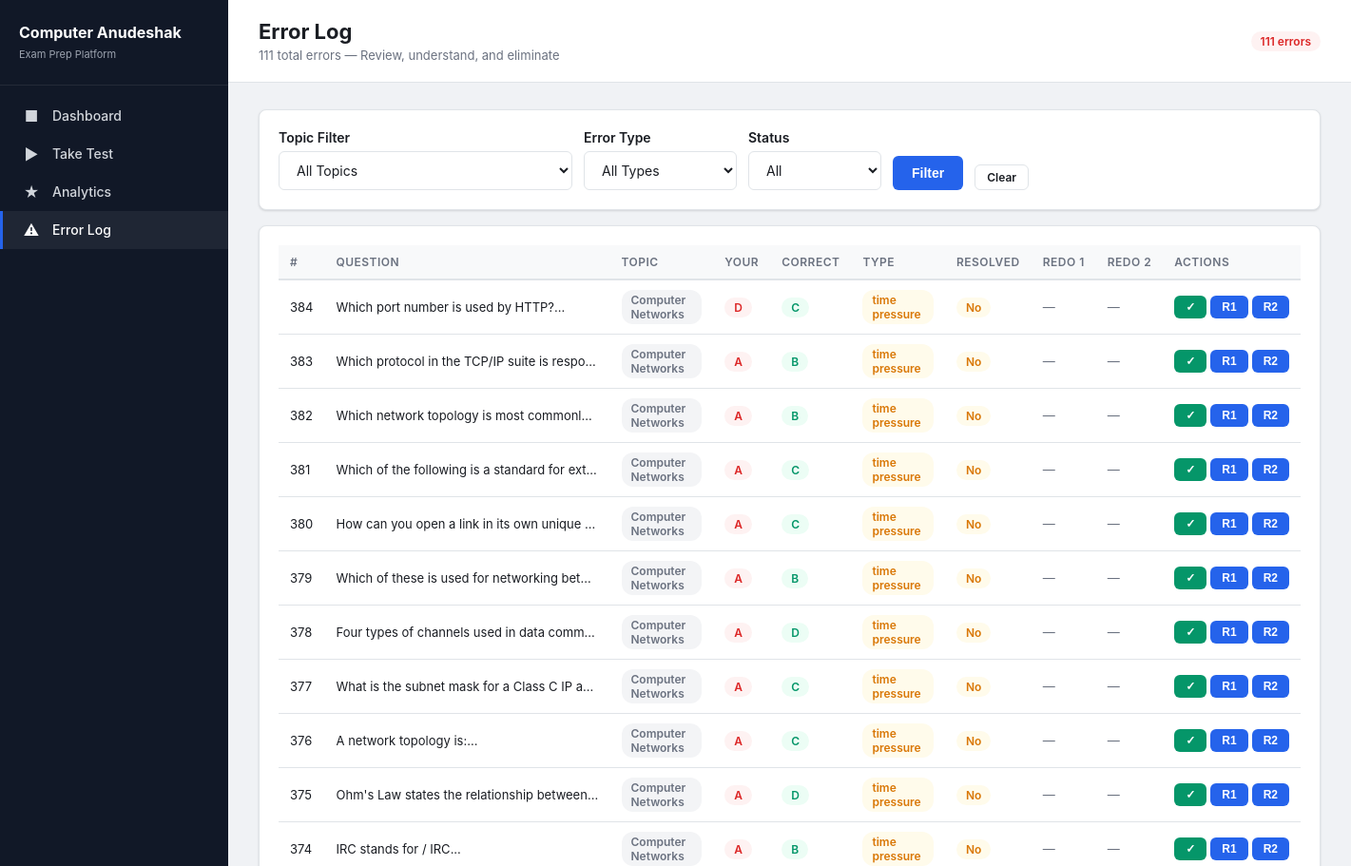
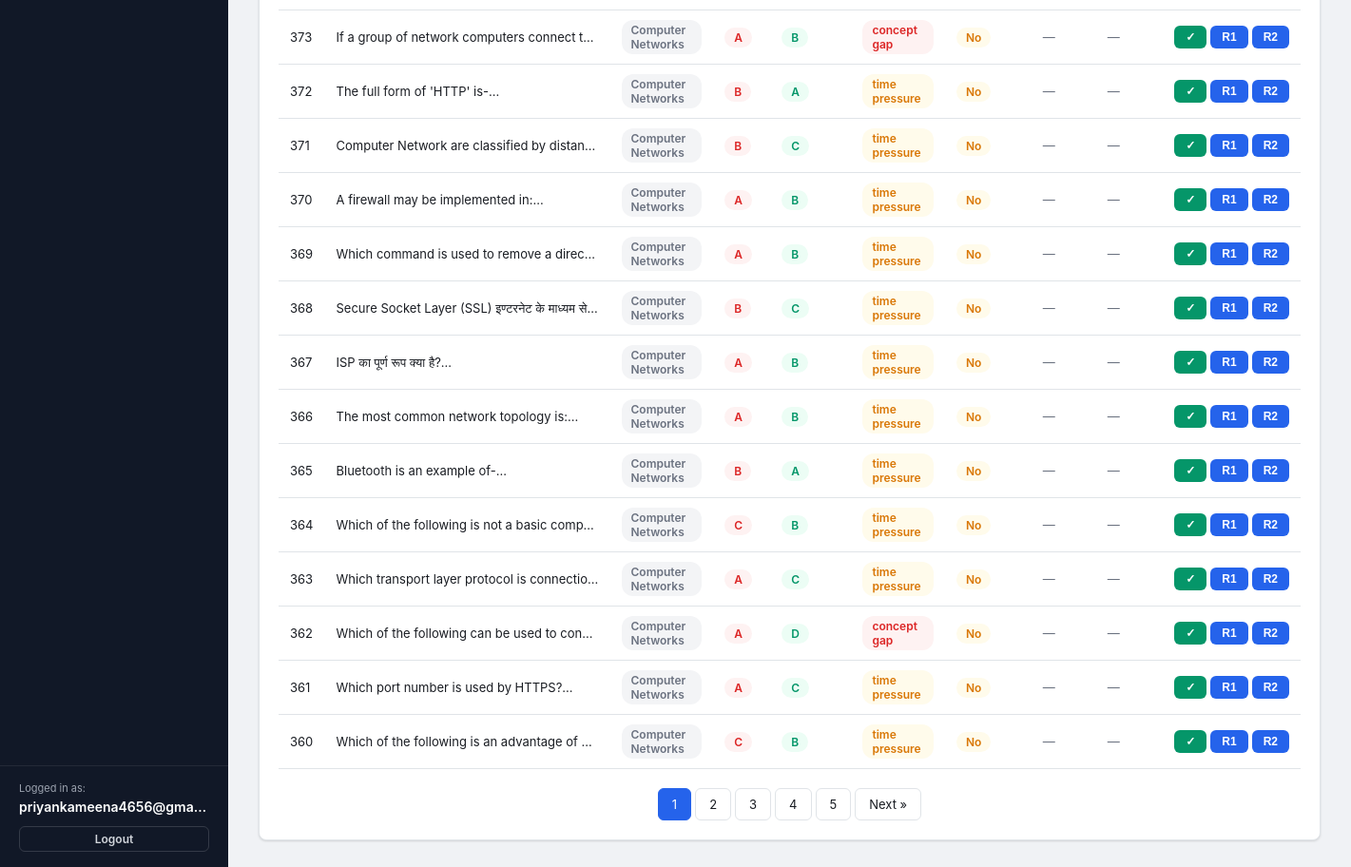
/errorlog (signed in), run on the app's committed database (2 pictures, top to bottom).
### tables this page shows
CREATE TABLE error_log (
            id INTEGER PRIMARY KEY AUTOINCREMENT,
            test_id INTEGER REFERENCES mock_tests(id),
            question_id INTEGER, topic_id INTEGER REFERENCES topics(id),
            selected_option TEXT, correct_option TEXT, error_type TEXT,
            root_cause TEXT, resolved INTEGER DEFAULT 0, created_at TEXT,
            redo_1_score REAL, redo_2_score REAL
        );

CREATE TABLE questions (
            id INTEGER PRIMARY KEY AUTOINCREMENT,
            topic_id INTEGER REFERENCES topics(id),
            question_text TEXT, option_a TEXT, option_b TEXT, option_c TEXT, option_d TEXT,
            correct_option TEXT, explanation TEXT, difficulty TEXT DEFAULT 'medium',
            source TEXT, language TEXT DEFAULT 'bilingual'
        );

CREATE TABLE topics (
            id INTEGER PRIMARY KEY, name TEXT UNIQUE, subject TEXT, paper TEXT, weightage INTEGER DEFAULT 5
        );

### app.py (the view)
@app.route('/errorlog')
def error_log_view():
    db = get_db()
    page = request.args.get('page', 1, type=int)
    per_page = 25
    offset = (page - 1) * per_page
    topic_filter = request.args.get('topic')
    type_filter = request.args.get('type')
    resolved_filter = request.args.get('resolved', 'all')
    query = 'SELECT el.*, t.name as topic_name, q.question_text FROM error_log el JOIN topics t ON el.topic_id = t.id JOIN questions q ON el.question_id = q.id JOIN mock_tests mt ON el.test_id = mt.id WHERE mt.user_id = ?'
    params = [session['user_id']]
    if topic_filter:
        query += ' AND el.topic_id=?'; params.append(topic_filter)
    if type_filter:
        query += ' AND el.error_type=?'; params.append(type_filter)
    if resolved_filter == 'yes':
        query += ' AND el.resolved=1'
    elif resolved_filter == 'no':
        query += ' AND el.resolved=0'
    total = db.execute(query.replace('SELECT el.*, t.name as topic_name, q.question_text', 'SELECT COUNT(*)'), params).fetchone()[0]
    errors = db.execute(query + ' ORDER BY el.created_at DESC LIMIT ? OFFSET ?', params + [per_page, offset]).fetchall()
    topics = db.execute('SELECT * FROM topics ORDER BY name').fetchall()
    return render_template('errorlog.html', errors=errors, topics=topics,
        total=total, page=page, per_page=per_page,
        topic_filter=topic_filter, type_filter=type_filter, resolved_filter=resolved_filter)

### app.py (called while the page is built)
def get_db():
    if 'db' not in g:
        g.db = sqlite3.connect(DB_PATH)
        g.db.row_factory = sqlite3.Row
        g.db.execute("PRAGMA journal_mode=WAL")
        g.db.execute("PRAGMA foreign_keys=ON")
    return g.db

@app.before_request
def require_login():
    allowed = ['login', 'register', 'static', None]
    if request.endpoint not in allowed and 'user_id' not in session:
        return redirect(url_for('login'))

### templates/errorlog.html (shortened to what this page needs)
<!DOCTYPE html>
<html lang="en">
<head>
  <link rel="stylesheet" href="/static/style.css">
</head>
<body>
  <aside class="sidebar">
    <div class="sidebar-brand">
      <h1>Computer Anudeshak</h1>
      <span>Exam Prep Platform</span>
    </div>
    <nav class="sidebar-nav">
      <a href="/"><span class="icon">&#9632;</span> Dashboard</a>
      <a href="/test/setup"><span class="icon">&#9654;</span> Take Test</a>
      <a href="/analytics"><span class="icon">&#9733;</span> Analytics</a>
      <a href="/errorlog" class="active"><span class="icon">&#9888;</span> Error Log</a>
    </nav>
    <div class="sidebar-footer" style="padding: 16px 20px; border-top: 1px solid rgba(255,255,255,0.08); margin-top: auto;">
      <div style="font-size: 11px; color: #9ca3af; margin-bottom: 4px;">Logged in as:</div>
      <div style="font-weight: 600; color: #fff; font-size: 14px; margin-bottom: 12px; overflow: hidden; text-overflow: ellipsis; white-space: nowrap;">{{ session['username'] }}</div>
      <a href="/logout" class="btn btn-outline btn-sm" style="display: flex; justify-content: center; width: 100%; border-color: rgba(255,255,255,0.15); color: #d1d5db; background: transparent;">Logout</a>
    </div>
  </aside>
  <div class="main">
    <div class="page-header">
      <div class="flex-between">
        <div>
          <h2>Error Log</h2>
          <p>{{ total }} total errors — Review, understand, and eliminate</p>
        </div>
        <span class="badge {{ 'badge-success' if total == 0 else 'badge-danger' }}">{{ total }} errors</span>
      </div>
    </div>
    <div class="content">
      <div class="card mb-4">
        <div class="card-body">
          <form method="GET" action="/errorlog" style="display:flex;gap:12px;align-items:flex-end;flex-wrap:wrap">
            <div class="form-group" style="margin-bottom:0;min-width:200px">
              <label>Topic Filter</label>
              <select name="topic">
                <option value="">All Topics</option>
              </select>
            </div>
            <div class="form-group" style="margin-bottom:0;min-width:160px">
              <label>Error Type</label>
              <select name="type">
                <option value="">All Types</option>
              </select>
            </div>
            <div class="form-group" style="margin-bottom:0;min-width:140px">
              <label>Status</label>
              <select name="resolved">
                <option value="all" {{ 'selected' if resolved_filter == 'all' }}>All</option>
              </select>
            </div>
            <button type="submit" class="btn btn-primary">Filter</button>
            <a href="/errorlog" class="btn btn-outline btn-sm">Clear</a>
          </form>
        </div>
      </div>
      <div class="card">
        <div class="card-body">
          {% if errors %}
            <div class="table-wrap">
              <table>
                <thead>
                  <tr>
                    <th>#</th>
                    <th>Question</th>
                    <th>Topic</th>
                    <th>Your</th>
                    <th>Correct</th>
                    <th>Type</th>
                    <th>Resolved</th>
                    <th>Redo 1</th>
                    <th>Redo 2</th>
                    <th>Actions</th>
                  </tr>
                </thead>
                <tbody>
                  {% for e in errors %}
                  <tr>
                    <td>{{ e.id }}</td>
                    <td style="max-width:300px">
                      <div class="truncate" title="{{ e.question_text }}">{{ e.question_text[:100] }}...</div>
                    </td>
                    <td><span class="badge badge-muted">{{ e.topic_name }}</span></td>
                    <td><span class="badge badge-danger">{{ e.selected_option }}</span></td>
                    <td><span class="badge badge-success">{{ e.correct_option }}</span></td>
                    <td>
                      <span class="badge {{ 'badge-danger' if e.error_type == 'concept_gap' else 'badge-warning' if e.error_type == 'time_pressure' else 'badge-muted' }}">
                        {{ e.error_type|replace('_', ' ') if e.error_type else 'unknown' }}
                      </span>
                    </td>
                    <td>
                      {% if e.resolved %}
                        <span class="badge badge-success">Yes</span>
                        {% if e.root_cause %}<div style="font-size:11px;color:var(--text-muted)">{{ e.root_cause[:30] }}</div>{% endif %}
                      {% else %}
                        <span class="badge badge-warning">No</span>
                      {% endif %}
                    </td>
                    <td>
                      {% if e.redo_1_score is not none %}
                        <span class="badge {{ 'badge-success' if e.redo_1_score >= 0.5 else 'badge-danger' }}">
                          {{ "%.0f"|format(e.redo_1_score * 100) }}%
                        </span>
                      {% else %}
                        <span class="text-muted">—</span>
                      {% endif %}
                    </td>
                    <td>
                      {% if e.redo_2_score is not none %}
                        <span class="badge {{ 'badge-success' if e.redo_2_score >= 0.5 else 'badge-danger' }}">
                          {{ "%.0f"|format(e.redo_2_score * 100) }}%
                        </span>
                      {% else %}
                        <span class="text-muted">—</span>
                      {% endif %}
                    </td>
                    <td>
                      <div style="display:flex;gap:4px">
                        {% if not e.resolved %}
                        <button class="btn btn-sm btn-success btn-resolve" data-id="{{ e.id }}" title="Mark Resolved">&#10003;</button>
                        {% endif %}
                        <button class="btn btn-sm btn-primary btn-redo" data-id="{{ e.id }}" data-attempt="1" title="Record 1st Redo">R1</button>
                        <button class="btn btn-sm btn-primary btn-redo" data-id="{{ e.id }}" data-attempt="2" title="Record 2nd Redo">R2</button>
                      </div>
                    </td>
                  </tr>
                  {% endfor %}
                </tbody>
              </table>
            </div>
            {% set total_pages = ((total / per_page)|round(0, 'ceil')|int) %}
            {% if total_pages > 1 %}
            <div class="pagination">
              {% for p in range(1, total_pages + 1) %}
                {% if p == page %}
                  <span class="current">{{ p }}</span>
                {% elif p <= 3 or p > total_pages - 3 or (p >= page - 2 and p <= page + 2) %}
                  <a href="?page={{ p }}&topic={{ topic_filter or '' }}&type={{ type_filter or '' }}&resolved={{ resolved_filter }}">{{ p }}</a>
                {% elif p == 4 or p == total_pages - 3 %}
                  <span>...</span>
                {% endif %}
              {% endfor %}
              {% if page < total_pages %}
                <a href="?page={{ page + 1 }}&topic={{ topic_filter or '' }}&type={{ type_filter or '' }}&resolved={{ resolved_filter }}">Next &raquo;</a>
              {% endif %}
            </div>
            {% endif %}
          {% else %}
            <div class="empty-state">
              <div class="icon">&#10003;</div>
              <p>No errors match your filters.</p>
            </div>
          {% endif %}
        </div>
      </div>
    </div>
  </div>
</body>
</html>

### data on the page
error_log: id "384", question_text "Which port number is used by HTTP?", topic_name "Computer Networks", selected_option "D", correct_option "C", error_type "time pressure", resolved "No"
error_log: id "383", question_text "Which protocol in the TCP/IP suite is respo…", topic_name "Computer Networks", selected_option "A", correct_option "B", error_type "time pressure", resolved "No"
error_log: id "382", question_text "Which network topology is most commonl…", topic_name "Computer Networks", selected_option "A", correct_option "B", error_type "time pressure", resolved "No"
error_log: id "381", question_text "Which of the following is a standard for ext…", topic_name "Computer Networks", selected_option "A", correct_option "C", error_type "time pressure", resolved "No"
error_log: id "380", question_text "How can you open a link in its own unique…", topic_name "Computer Networks", selected_option "A", correct_option "C", error_type "time pressure", resolved "No"
error_log: id "379", question_text "Which of these is used for networking bet…", topic_name "Computer Networks", selected_option "A", correct_option "B", error_type "time pressure", resolved "No"
error_log: id "378", question_text "Four types of channels used in data comm…", topic_name "Computer Networks", selected_option "A", correct_option "D", error_type "time pressure", resolved "No"
error_log: id "377", question_text "What is the subnet mask for a Class C IP a…", topic_name "Computer Networks", selected_option "A", correct_option "C", error_type "time pressure", resolved "No"
error_log: id "376", question_text "A network topology is:", topic_name "Computer Networks", selected_option "A", correct_option "C", error_type "time pressure", resolved "No"
error_log: id "375", question_text "Ohm's Law states the relationship between…", topic_name "Computer Networks", selected_option "A", correct_option "D", error_type "time pressure", resolved "No"
error_log: id "374", question_text "IRC stands for / IRC", topic_name "Computer Networks", selected_option "A", correct_option "B", error_type "time pressure", resolved "No"
error_log: id "373", question_text "If a group of network computers connect t…", topic_name "Computer Networks", selected_option "A", correct_option "B", error_type "concept gap", resolved "No"
error_log: id "372", question_text "The full form of 'HTTP' is-", topic_name "Computer Networks", selected_option "B", correct_option "A", error_type "time pressure", resolved "No"
error_log: id "371", question_text "Computer Network are classified by distan…", topic_name "Computer Networks", selected_option "B", correct_option "C", error_type "time pressure", resolved "No"
error_log: id "370", question_text "A firewall may be implemented in:", topic_name "Computer Networks", selected_option "A", correct_option "B", error_type "time pressure", resolved "No"
error_log: id "369", question_text "Which command is used to remove a direc…", topic_name "Computer Networks", selected_option "A", correct_option "B", error_type "time pressure", resolved "No"
error_log: id "368", question_text "Secure Socket Layer (SSL) इण्टरनेट के माध्यम से…", topic_name "Computer Networks", selected_option "B", correct_option "C", error_type "time pressure", resolved "No"
error_log: id "367", question_text "ISP का पूर्ण रूप क्या है?", topic_name "Computer Networks", selected_option "A", correct_option "B", error_type "time pressure", resolved "No"
error_log: id "366", question_text "The most common network topology is:", topic_name "Computer Networks", selected_option "A", correct_option "B", error_type "time pressure", resolved "No"
error_log: id "365", question_text "Bluetooth is an example of-", topic_name "Computer Networks", selected_option "B", correct_option "A", error_type "time pressure", resolved "No"
error_log: id "364", question_text "Which of the following is not a basic comp…", topic_name "Computer Networks", selected_option "C", correct_option "B", error_type "time pressure", resolved "No"
error_log: id "363", question_text "Which transport layer protocol is connectio…", topic_name "Computer Networks", selected_option "A", correct_option "C", error_type "time pressure", resolved "No"
error_log: id "362", question_text "Which of the following can be used to con…", topic_name "Computer Networks", selected_option "A", correct_option "D", error_type "concept gap", resolved "No"
error_log: id "361", question_text "Which port number is used by HTTPS?", topic_name "Computer Networks", selected_option "A", correct_option "C", error_type "time pressure", resolved "No"
error_log: id "360", question_text "Which of the following is an advantage of…", topic_name "Computer Networks", selected_option "C", correct_option "B", error_type "time pressure", resolved "No"

### other printed values
{{ session['username'] }} "priyankameena4656@gma…"
{{ total }} "111"
{{ p }} "1"
{{ p }} "2" "3" "4" "5"
